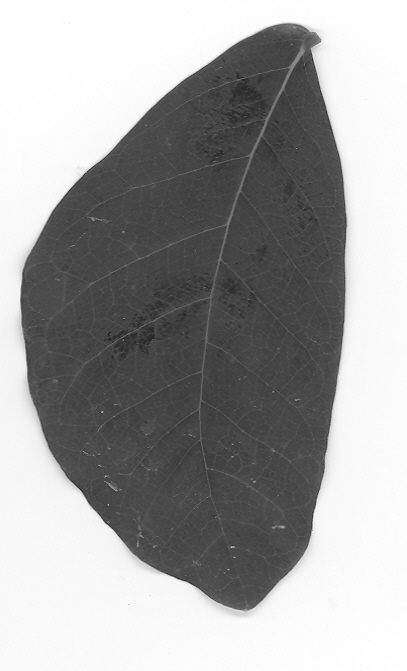
#> input picture Terceiro - Clustering/folhas/bg1.tif, 407 x 671 px; its folder holds only this picture in this run
$ jupyter execute --allow-errors main.ipynb
#> lines starting #> are read from the running program, lines starting #| are printed output that depends on the picture
### Importando libs

[cell 1]
# Atividade:
# • Utilizando a base de imagens folhas disponibilizada no sigaa:
# 1. Aplique o algoritmo K-means utilizando os pixels como pesos, após isso utilize algum detector de borda;
# 2. Aplique o limiar de Otsu, após isso utilize o mesmo detector de borda do item anterior;
# 3. Discuta os resultados.

[cell 2]
from skimage.io import imread, imsave, imread_collection
from sklearn.cluster import KMeans
from skimage.color import rgb2gray
from skimage import data
import matplotlib.pyplot as plt
import numpy as np
import joblib
from skimage.filters import laplace, sobel, threshold_otsu

### Importado imagens

[cell 3]
arqs = imread_collection('folhas/*')
#> arqs = 1 item

#> (a cell that did not finish here is left out)

### Elbow - Verificando valores de K (Quantidade de clusters)

[cell 5]
def elbow(img):
    SSD = []
    Klength = range(1, 10)
    for k in  Klength:
        km = KMeans(n_clusters = k).fit(img)
        SSD.append(km.inertia_)

    plt.figure(figsize = (15, 5))
    plt.plot(Klength, SSD, 'bo-')
    plt.ylabel('Soma das distâncias quadradas')
    plt.xlabel('k clusters')
    plt.title('Elbow')
    plt.show()

### Função para plotagem das imagens

[cell 6]
def varios_plot(img, k, borda = 'off', otsu = 'off'):
    if   k == 0: plt.imshow(img, 'gray')
    elif k == 1: plt.imshow(img == 0, 'gray')
    else:
        fig, ax = plt.subplots(1, k, figsize = (15, 20))
        for x in range(k):
            if borda == 'borda' and otsu == 'off':    #Sobel
                ax[x].imshow(sobel((img == x)), 'gray')
            elif borda == 'borda' and otsu == 'otsu': #Sobel -> Otsu -> Sobel
                image = sobel((img == x))
                ax[x].imshow(sobel(image <= threshold_otsu(image)), 'gray')
            else:
                ax[x].imshow(img == x, 'gray')  #Somente clusters

def plot(imagens, k = 0):

    if len(imagens) == 1:
        varios_plot(imagens[0], k)
    else:
        if k == 0:
            fig, ax = plt.subplots(1, len(imagens), figsize = (15, 20))
            for line, x in enumerate(imagens):
                ax[line].imshow(x, 'gray')
        else:
            for line, x in enumerate(imagens):
                varios_plot(x, k)
    plt.show()

### Plotando todos as imagens

[cell 7]
meio = len(arqs) // 2
#> meio = 0
plot(arqs[meio:])
#> (the rest of this cell did not finish here and is left out)


### Função K-means para montar os clusters

[cell 8]
def make_2dkmeans(img, k):
    return KMeans(n_clusters = k, init='k-means++').fit(img.reshape((-1,1))).labels_.reshape(img.shape)

### Escolhendo valor de K

[cell 9]
elbow(arqs[0])
#> in elbow, img is the input picture: shape (671, 407); min 26, max 255, mean 160.8
#> after the loop in elbow, `for k in  Klength:`: SSD = [1.32e+09, 605119412.3, 369774225.7, 287649589.3, 235515803.1, 211051706, 188632088.1, 162613160.3, 146491049.3]
#> in elbow, `plt.show()`:
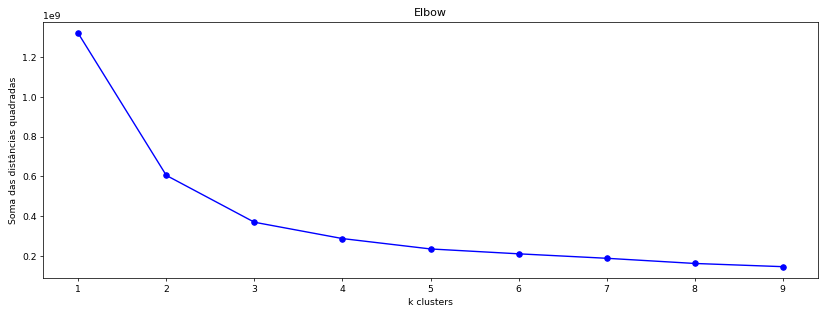
#> figure drawn by matplotlib, 1 panel

### Aplicando Kmeans

[cell 10]
k = 4
imgs = joblib.Parallel(n_jobs = -1)(
    joblib.delayed(make_2dkmeans)(x, k) for x in arqs
)
#> in make_2dkmeans, `return KMeans(n_clusters = k, init='k-means++').fit(img.reshape((-1,1)..`:
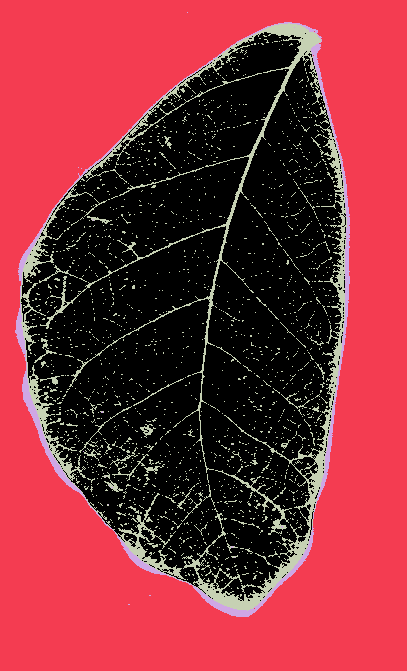
#> returned value: shape (671, 407) int32; 4 distinct labels, from 0 to 3; one colour per label, 0 black
#> imgs = 1 item

### Plotando imagens com todos os clusters

[cell 11]
plot(imgs[meio:])
#> (the rest of this cell did not finish here and is left out)


###  Plotanto os clusters de cada imagem

[cell 12]
plot(imgs, k)
#> in plot (call 5), `plt.show()`:
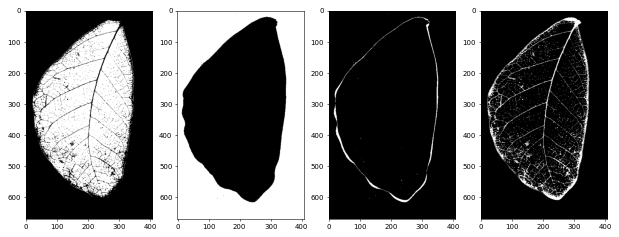
#> figure drawn by matplotlib, 4 panels

### Plotando os clusters com Detecção de Borda  (A função recebe o parâmetro 'on' para ativar o filtro Sobel )

[cell 13]
for x in imgs:
    varios_plot(x, k,'borda')
#> this loop made 1 pass
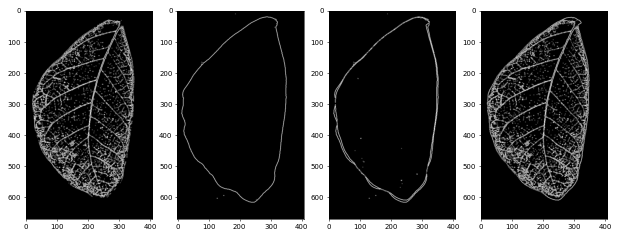
#> figure drawn by matplotlib, 4 panels

###  Plotanto Dectecção de Borda + Limiar de Otsu +  Dectecção de Borda | Binarização

[cell 14]
for x in imgs:
    varios_plot(x, k,'borda', 'otsu')
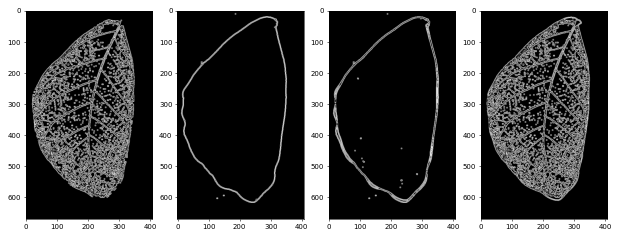
#> figure drawn by matplotlib, 4 panels

$ run again, on Terceiro - Clustering/folhas/bg4.tif
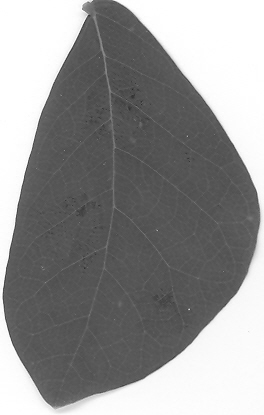
#> input picture Terceiro - Clustering/folhas/bg4.tif, 264 x 415 px
#> arqs = 1 item
#> meio = 0
#> in elbow, img is the input picture: shape (415, 264); min 42, max 255, mean 146.8
#> after the loop in elbow, `for k in  Klength:`: SSD = [466946491.8, 253473441.6, 193016839.3, 167169753.2, 144198937.4, 120537145.6, 100156721, 87435308.2, 76374398]
#> in make_2dkmeans, `return KMeans(n_clusters = k, init='k-means++').fit(img.reshape((-1,1)..`:
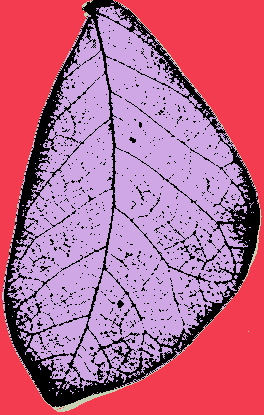
#> returned value: shape (415, 264) int32; 4 distinct labels, from 0 to 3; one colour per label, 0 black
#> imgs = 1 item
#> the loop `for x in imgs:` made 1 pass
#> `[cell 14] for x in imgs: varios_plot(x, k,'borda', 'otsu')`:
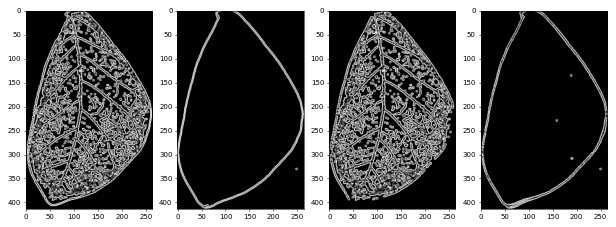
#> figure drawn by matplotlib, 4 panels

$ run again, on Terceiro - Clustering/folhas/bg5.tif
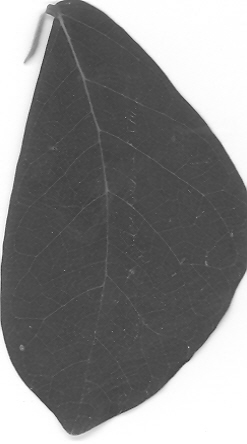
#> input picture Terceiro - Clustering/folhas/bg5.tif, 247 x 444 px
#> arqs = 1 item
#> meio = 0
#> in elbow, img is the input picture: shape (444, 247); min 40, max 255, mean 132.5
#> after the loop in elbow, `for k in  Klength:`: SSD = [525415019.6, 248170813.1, 168790604.3, 130317494.8, 110453477.7, 94735688.6, 88214151.1, 77038828.5, 66544737.5]
#> in make_2dkmeans, `return KMeans(n_clusters = k, init='k-means++').fit(img.reshape((-1,1)..`:
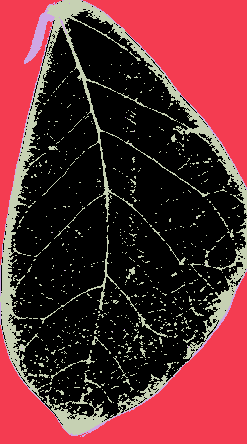
#> returned value: shape (444, 247) int32; 4 distinct labels, from 0 to 3; one colour per label, 0 black
#> imgs = 1 item
#> the loop `for x in imgs:` made 1 pass
#> `[cell 14] for x in imgs: varios_plot(x, k,'borda', 'otsu')`:
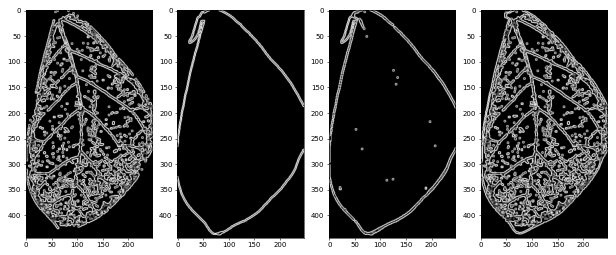
#> figure drawn by matplotlib, 4 panels

$ run again, on Terceiro - Clustering/folhas/bg6.tif
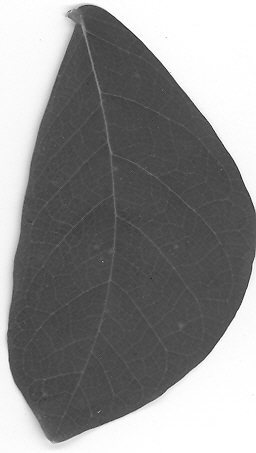
#> input picture Terceiro - Clustering/folhas/bg6.tif, 256 x 453 px
#> arqs = 1 item
#> meio = 0
#> in elbow, img is the input picture: shape (453, 256); min 29, max 255, mean 140
#> after the loop in elbow, `for k in  Klength:`: SSD = [565916483.5, 288493985.4, 211746986.8, 172180359.8, 151666043.4, 130151092.4, 116167803.8, 100506425.8, 86696900.1]
#> in make_2dkmeans, `return KMeans(n_clusters = k, init='k-means++').fit(img.reshape((-1,1)..`:
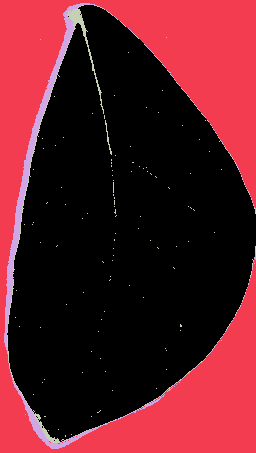
#> returned value: shape (453, 256) int32; 4 distinct labels, from 0 to 3; one colour per label, 0 black
#> imgs = 1 item
#> the loop `for x in imgs:` made 1 pass
#> `[cell 14] for x in imgs: varios_plot(x, k,'borda', 'otsu')`:
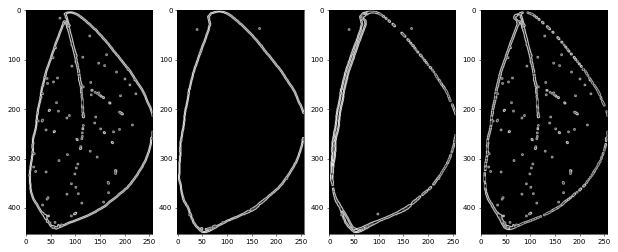
#> figure drawn by matplotlib, 4 panels
